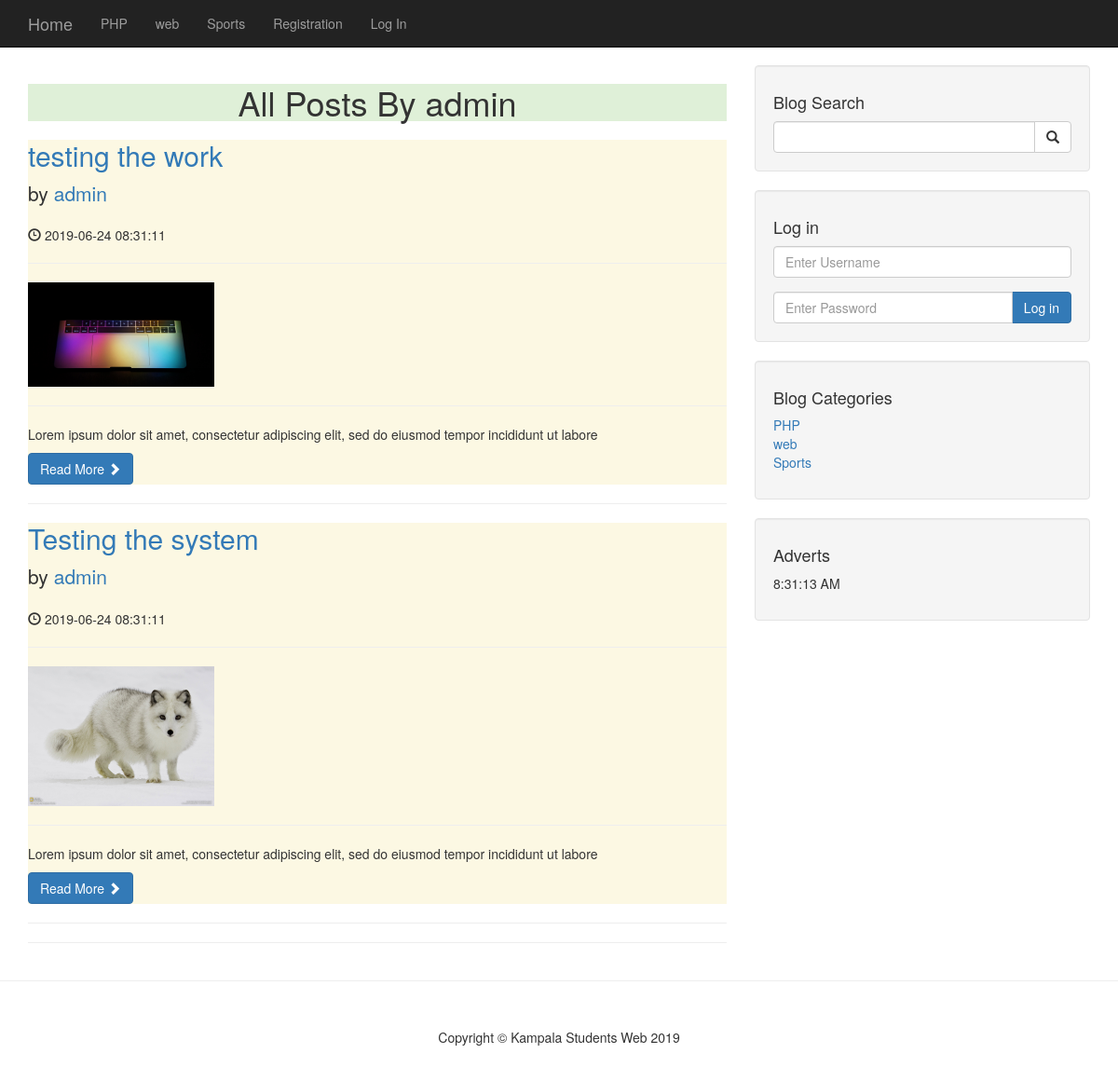
The app's page /author_posts.php?author=admin&p_id=3 with its own data.
### tables this page shows
CREATE TABLE `category` (
  `cat_id` int(11) NOT NULL,
  `cat_title` varchar(255) NOT NULL
);

CREATE TABLE `posts` (
  `post_id` int(3) NOT NULL,
  `post_title` varchar(250) NOT NULL,
  `post_author` varchar(250) NOT NULL,
  `post_date` timestamp NOT NULL DEFAULT CURRENT_TIMESTAMP,
  `post_content` text NOT NULL,
  `post_image` text NOT NULL,
  `post_status` varchar(200) NOT NULL,
  `post_cat_id` int(4) NOT NULL,
  `post_tags` text NOT NULL,
  `post_comments` int(5) NOT NULL DEFAULT '0'
);

### author_posts.php (the view, shortened to what this page needs)
<?php include 'includes/header.php';?>
<?php include 'includes/navigation.php';?>
    <div class="container">
        <div class="row">
            <div class="col-md-8">
            <?php
            if(isset($_GET['p_id'])){
                $the_post_author = $_GET['author'];
                echo "<h1 class='h1 bg-success text-center rounded px-4'>All Posts By {$the_post_author}</h1>";
            }
             $query = "SELECT * FROM posts WHERE post_author = '{$the_post_author}'";
                $result = mysqli_query($conn, $query);
                while ($rows = mysqli_fetch_assoc($result)) {
                    $row_content = substr($rows['post_content'], 0,100);
            ?>
                    <div class="bg-warning p-4">
                        <h2 class="display-4">
                        <a href="post.php?p_id=<?php echo $rows['post_id'];?>"><?php echo $rows['post_title'];?> </a>
                        </h2>
                        <p class="lead">
                            by <a href="index.php"><?php echo $rows['post_author'];?> </a>
                        </p>
                        <p><span class="glyphicon glyphicon-time"></span> <?php echo $rows['post_date'];?> </p>
                        <hr>
                        <img class="img-responsive img-round" src="images/<?Php echo $rows['post_image'];?>" alt="" height="150" width="200">
                        <hr>
                        <p><?php echo $row_content;?> </p>
                            <a class="btn btn-primary" href="post.php?p_id=<?php echo $rows['post_id'];?>">Read More <span class="glyphicon glyphicon-chevron-right"></span></a>
                    </div>
                    <hr>
                <?php } ?>
                <hr>
                </div>
            <?php include 'includes/Sidebar.php';?>
        </div>
        <hr>
<?php include 'includes/footer.php';?>

### includes/navigation.php (shortened to what this page needs)
<?php include 'includes/db.php';?>
    <nav class="navbar navbar-inverse navbar-fixed-top" role="navigation">
        <div class="container">
            <div class="navbar-header">
                <a class="navbar-brand" href="index.php">Home</a>
            </div>
            <div class="collapse navbar-collapse" id="bs-example-navbar-collapse-1">
                <ul class="nav navbar-nav">
                    <?php
                    $query = "SELECT * FROM category LIMIT 3";
                    $result = mysqli_query($conn, $query);
                    while ($rows = mysqli_fetch_assoc($result)) {
                        $row = $rows['cat_title'];
                        $row_id = $rows['cat_id'];
                        echo "<li><a href='category.php?category=$row_id'>{$row}</a></li>";
                    }
                    ?>
                    <?php
                        if($_SESSION['username']==null){
                            ?>
                        <li><a href="registration.php">Registration</a></li>
                        <li><a href="./login.php">Log In</a></li>
                        <?php
                    }
                ?>
                </ul>
            </div>
        </div>
    </nav>

### includes/sidebar.php (shortened to what this page needs)
<div class="col-md-4">
        <div class="well">
            <h4>Blog Search</h4>
            <form action="search.php" method="POST">
                <div class="input-group">
                    <input name="search" type="text" class="form-control">
                    <span class="input-group-btn">
                        <button name="submit" class="btn btn-default" type="submit">
                            <span class="glyphicon glyphicon-search"></span>
                    </button>
                    </span>
                </div>
            </form>
        </div>
         <div class="well">
            <?php if(isset($_SESSION['role'])): ?>
                <h4>Logged in as <?php echo $_SESSION['username']; ?></h4>
                <a href="includes/logout.php" class="btn btn-primary">Log out</a
>            <?php else: ?>
                <h4>Log in</h4>
                <form action="includes/login.php" method="POST">
                    <div class="form-group">
                        <input name="username" type="text" class="form-control" placeholder="Enter Username">
                    </div>
                    <div class="input-group">
                        <input type="password" name="password" class="form-control" placeholder="Enter Password">
                        <span class="input-group-btn">
                            <button name="login" class="btn btn-primary" type="submit">Log in</button>
                        </span>
                    </div>
                </form>
            <?php endif; ?>
        </div>
        <div class="well">
            <?php
                $query = "SELECT * FROM category";
                $result = mysqli_query($conn, $query);
            ?>
            <h4>Blog Categories</h4>
            <div class="row">
                <div class="col-lg-12">
                    <ul class="list-unstyled">
                        <?php
                            while ($rows = mysqli_fetch_assoc($result)) {
                            $row = $rows['cat_title'];
                            $row_id = $rows['cat_id'];
                            echo "<li><a href='category.php?category=$row_id'>{$row}</a></li>";
                        }
                        ?>
                    </ul>
                </div>
            </div>
        </div>
       <?php include 'widgets.php';?>
    </div>
</div>

### css/blog-home.css (style rules this page uses)
body { padding-top: 70px; }

### records on screen
category: cat_title "PHP"
category: cat_title "web"
category: cat_title "Sports"
posts: post_title "testing the work", post_author "admin", post_date "2019-06-24 08:31:11", post_image (picture), post_content "Lorem ipsum dolor sit amet, consectetur adipiscing elit, sed do eiusmod tempor incididunt ut labore"
posts: post_title "Testing the system", post_author "admin", post_date "2019-06-24 08:31:11", post_image (picture), post_content "Lorem ipsum dolor sit amet, consectetur adipiscing elit, sed do eiusmod tempor incididunt ut labore"

### other values on screen
$the_post_author "admin"
